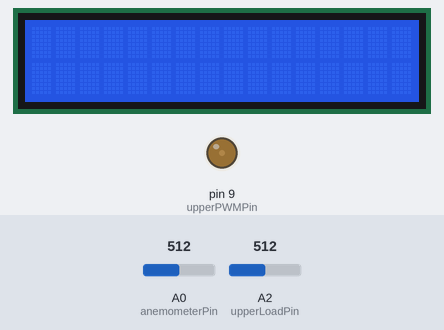
Bench run of a sketch on a simulated Arduino Uno, built with avr-gcc and run on an emulated ATmega328P. On the bench: 16×2 character LCD, output pins drawn as LEDs (lit = HIGH). The inputs (shaded band) are chosen by the test bench; at power-on: A2 (upperLoadPin) = 512, A0 (anemometerPin) = 512. The local clock reads 2024-03-15 10:24:30 at power-on unless the sketch sets it; storage starts empty; what the sketch prints to the serial monitor is not drawn.

Above: at 1.3 s.
1.4 s: A2 (upperLoadPin) set to 0
3.3 s: A0 (anemometerPin) set to 716
6.5 s: A2 (upperLoadPin) set to 110
8.5 s: A0 (anemometerPin) set to 900
At 10.14 s:
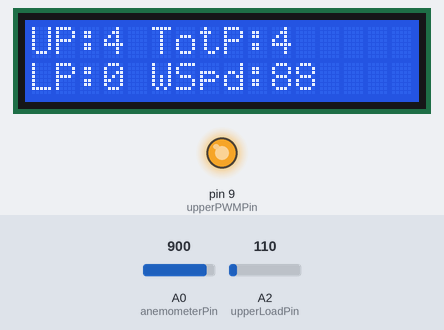
10.5 s: A2 (upperLoadPin) set to 0
At 12.55 s:
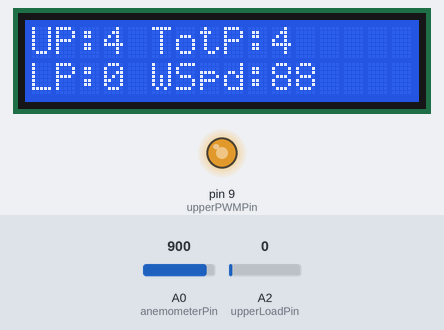
14.2 s: A0 (anemometerPin) set to 1023
At 14.46 s:
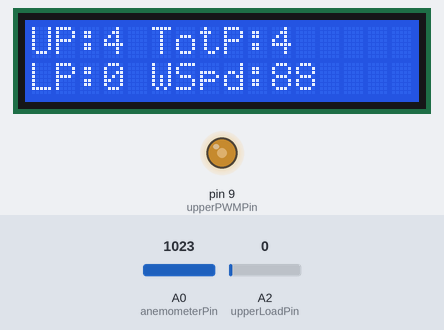
Timing chart, 0 to 17.2 s (numbered marks = the images above; inputs shaded):
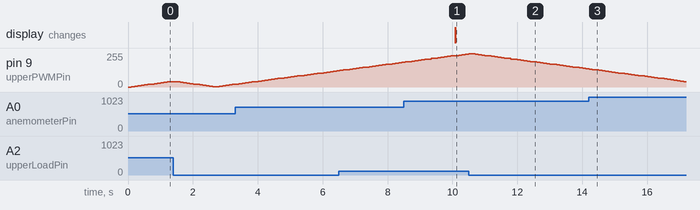

Measured:
- after the input at 8.5 s, the display: changes after 1.6 s (image 1)

The sketch:

TurbineController.ino
```cpp
#include <SD.h>                  //SD Card Reader Library
#include <DS3231.h>              //Clock Module Library
#include <LiquidCrystal_I2C.h>   //LCD Display Module Library

File dataFile;                      //Data File Object
DS3231 rtc;                         //Clock Object
LiquidCrystal_I2C lcd(0x27, 16, 2); //LCD Display Object

// CLOCK SETTINGS
bool centuryBit = false;
bool h12 = false;
bool hPM = false;

// PIN ASSIGNMNETS
int anemometerPin = A0;
int upperLoadPin = A2;
int lowerLoadPin = A1;
int upperPWMPin = 9;
int lowerPWMPin = 0;

// LOAD RESISTANNCE
double loadResistance = 1.3; // [Ohms]

String labels = "month\tdate\thour\tmin\tsec\tupperP\tlowerP\ttotalP\twind(mph)";  // Data column labels
double dutyCycleIncrement = 1.25; // Increment used to increase and decrease duty cycle of power controller

// Returns voltage at a given input pin
double getPinVoltage(int pin){
  return analogRead(pin) * (5.0/1024.0);
}

// Returns the power dissipated by a load
double getLoadPower(int pinLoad){
  return sq(getPinVoltage(pinLoad) * 5)/loadResistance;
}

// Returns a string of the current time stamp: month, date, hour, minute, and second
String getTimeStamp(){
  byte month = rtc.getMonth(centuryBit);
  byte date = rtc.getDate();
  byte hr = rtc.getHour(h12, hPM);
  byte min = rtc.getMinute();
  byte sec = rtc.getSecond();
  String TimeStamp = "";
  TimeStamp.concat(month);
  TimeStamp.concat("\t");
  TimeStamp.concat(date);
  TimeStamp.concat("\t");
  TimeStamp.concat(hr);
  TimeStamp.concat("\t");
  TimeStamp.concat(min);
  TimeStamp.concat("\t");
  TimeStamp.concat(sec);
  TimeStamp.concat("\t");
  return TimeStamp;
}

// Returns current wind speed
double getWindSpeed(){
  return (getPinVoltage(anemometerPin)*45/5 ) * 2.23694; // m/s converted to mph (1 m/s ~= 2.23694 mph)
}

// Writes a string to a line of "SVAWTData.txt" on the SD card
void writeSD(String string){
  dataFile = SD.open("VAWTData.txt", FILE_WRITE); //File name no longer than 8 characters
  dataFile.println(string);
  dataFile.close();
}

// class Anemometer{

//}

class PWM{
  public:
    int pin;
    double dutyCycle = 0;
    double dCIncrement = dutyCycleIncrement;

    // Sets a PWM to a given duty cycle
    void setPWM(double dc){
      dutyCycle = dc;
      analogWrite(pin, round(255*dc/100));
    }
};

class Turbine{
  public:
    double power;
    PWM pwm;
    int load;
    double newPower = -1;

    adjustLoad(){
      power = newPower;
      newPower = sq((pwm.dutyCycle/100)*getPinVoltage(load) * 5)/loadResistance;
      if((pwm.dutyCycle + pwm.dCIncrement > 0) & (pwm.dutyCycle + pwm.dCIncrement < 100)){ // Limit pwm dutycycle to between 0 and 100
        if(newPower < power){
          pwm.dCIncrement *= -1;
        }else{
          pwm.setPWM(pwm.dutyCycle + pwm.dCIncrement);
        }
      }else{
        pwm.dCIncrement *= -1;
      }
    }
};

PWM upperPWM;
PWM lowerPWM;
Turbine upperTurbine;
Turbine lowerTurbine;

String getData(){
      String dataString = "";
      double utp = upperTurbine.power;
      double ltp = lowerTurbine.power;
      dataString.concat(utp);
      dataString.concat("\t");
      dataString.concat(ltp);
      dataString.concat("\t");
      dataString.concat(utp + ltp);
      dataString.concat("\t");
      dataString.concat(getWindSpeed());
      return dataString;
}

void updateLCD(String d){
    lcd.clear();
    lcd.setCursor(0, 0);
    lcd.print("UP:");
    lcd.print(int(upperTurbine.power)); // Upper Turbine Power
    lcd.print(" TotP:");
    lcd.print(int(upperTurbine.power + lowerTurbine.power)); // Total Power
    lcd.setCursor(0, 1);
    lcd.print("LP:");
    lcd.print(int(lowerTurbine.power)); // Lower Turbine Power
    lcd.print(" WSpd:");
    lcd.print(int(getWindSpeed())); // Wind Speed
}

// runs once at the start of the program
void setup() {
  //Set PWM trigger pins
  upperPWM.pin = upperPWMPin;
  upperPWM.setPWM(0);
  lowerPWM.pin = lowerPWMPin;
  lowerPWM.setPWM(0);

  //Set Turbine members
  upperTurbine.pwm = upperPWM;
  lowerTurbine.pwm = lowerPWM;
  upperTurbine.load = upperLoadPin;
  lowerTurbine.load = lowerLoadPin;

  //LCD Display Initialization
  lcd.init();
  lcd.clear();
  lcd.backlight();

  //Serial Monitor Initialization (used for debugging)
  Serial.begin(9600);
  while(!Serial){
    ;
  }

  //SD Card Reader Initialization
  SD.begin(4);
  Serial.println(labels);
  writeSD(labels);
}

int i = 0;
int j = 0;
// loops endlessly
void loop() {

  upperTurbine.adjustLoad();
  //Serial.print(upperTurbine.power); Serial.print(" "); Serial.println(upperTurbine.newPower);
  //Serial.println(upperTurbine.pwm.dutyCycle);
  //lowerTurbine.adjustLoad();

  i++;
  if(i == 100){ // Writes data to SD card every 100th iteration (10 seconds)
    String timeStamp = getTimeStamp();
    String data = getData();
    //Serial.println(timeStamp + data);
    Serial.println(timeStamp + data);// Serial.println(upperTurbine.pwm.dutyCycle);
    writeSD(timeStamp + data);
    updateLCD(data);
    i = 0;
  }

  delay(100); // Loops approximately every 10th of a second
}
```
